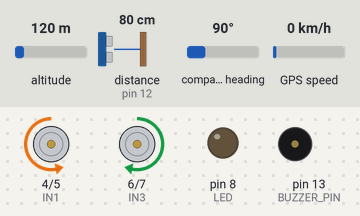
This sketch was run on a simulated Arduino Uno, built with avr-gcc and run on an emulated ATmega328P. Parts: motor-driver pin pairs drawn as motors (green arrow = first pin HIGH = forward, orange = second pin HIGH = backward, longer = more drive, scaled by the enable pin), output pins drawn as LEDs (lit = HIGH), buzzer (waves = sounding). Wiring (inferred from the names in the program): ultrasonic range finder: trigger pin 11; echo pin 12. Inputs (shaded band) come from the test bench; at power-on: distance to the obstacle (sensor on pin 12) 80 cm, altitude 120 m, compass heading 90°, GPS speed 0 km/h. The echo pulse lasts 58.3 µs per cm; the GPS gets a fix after 3 s at 37.7749, -122.4194 with 8 satellites; pins used as bus, display or sensor lines are not drawn; what the sketch prints to the serial monitor is not drawn.

Above: at 1.2 s.
1.3 s: distance to the obstacle (sensor on pin 12) set to 7 cm
2.8 s: distance to the obstacle (sensor on pin 12) set to 4 cm
At 3.8 s:
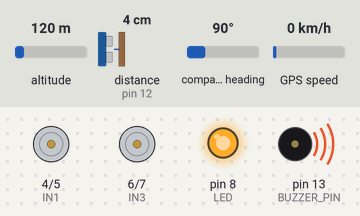
4.3 s: distance to the obstacle (sensor on pin 12) set to 9 cm
At 5.6 s:
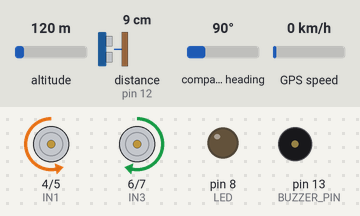
6.0 s: distance to the obstacle (sensor on pin 12) set to 2 cm
At 6.5 s:
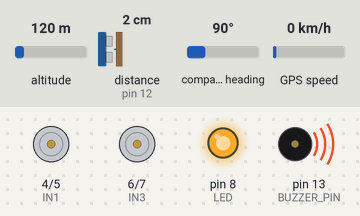
Timing chart, 0 to 8.6 s (numbered marks = the images above; inputs shaded):
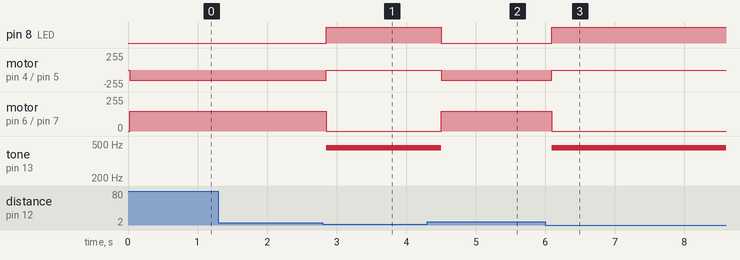

Measured:
- the behaviour switches between 6 and 5 cm on distance to the obstacle (sensor on pin 12) (found by bisection; images 0 and 1)
- after the input at 1.3 s, every drawn part: stays the same
- after the input at 2.8 s, pin 8 (LED): LOW → HIGH after 0.05 s; motor on pin 4 (IN1) / pin 5 (IN2): backward 150/255 → stopped after 0.05 s; motor on pin 6 (IN3) / pin 7 (IN4): forward 150/255 → stopped after 0.05 s; tone on pin 13 (BUZZER_PIN): silent → 450 Hz after 0.05 s
- after the input at 4.3 s, pin 8 (LED): HIGH → LOW after 0.21 s; motor on pin 4 (IN1) / pin 5 (IN2): stopped → backward 150/255 after 0.21 s; motor on pin 6 (IN3) / pin 7 (IN4): stopped → forward 150/255 after 0.21 s; tone on pin 13 (BUZZER_PIN): 450 Hz → silent after 0.21 s
- after the input at 6.0 s, pin 8 (LED): LOW → HIGH after 0.10 s; motor on pin 4 (IN1) / pin 5 (IN2): backward 150/255 → stopped after 0.10 s; motor on pin 6 (IN3) / pin 7 (IN4): forward 150/255 → stopped after 0.10 s; tone on pin 13 (BUZZER_PIN): silent → 450 Hz after 0.10 s

The sketch:

cracktest.ino
```cpp
const int IN1 = 4;
const int IN2 = 5;
const int IN3 = 6;
const int IN4 = 7;
const int ENA = 9;
const int ENB = 10;
const int TRIG_PIN = 11;
const int ECHO_PIN = 12;
const int BUZZER_PIN = 13;
const int LED = 8;

#include <SoftwareSerial.h>
#include <TinyGPS++.h>

SoftwareSerial gpsSerial(2, 3);
TinyGPSPlus gps;

const int MOTOR_SPEED = 150;
const int STOP_DISTANCE = 5;

float distance;
float duration;

void setup() {
  pinMode(IN1, OUTPUT);
  pinMode(IN2, OUTPUT);
  pinMode(IN3, OUTPUT);
  pinMode(IN4, OUTPUT);
  pinMode(ENA, OUTPUT);
  pinMode(ENB, OUTPUT);
  pinMode(TRIG_PIN, OUTPUT);
  pinMode(ECHO_PIN, INPUT);
  pinMode(LED, OUTPUT);
  pinMode(BUZZER_PIN, OUTPUT);

  digitalWrite(LED, LOW);
  digitalWrite(BUZZER_PIN, LOW);

  Serial.begin(9600);
  gpsSerial.begin(9600);

  Serial.println("🚗 Ultrasonic Obstacle Detection Started");
}

void loop() {
  digitalWrite(TRIG_PIN, LOW);
  delayMicroseconds(2);
  digitalWrite(TRIG_PIN, HIGH);
  delayMicroseconds(10);
  digitalWrite(TRIG_PIN, LOW);

  duration = pulseIn(ECHO_PIN, HIGH, 30000);
  distance = (duration * 0.034) / 2;

  Serial.print("Distance = ");
  Serial.print(distance);
  Serial.println(" cm");

  while (gpsSerial.available()) {
    gps.encode(gpsSerial.read());
  }

  if (distance <= STOP_DISTANCE && distance > 0) {
    stopMotors();
    digitalWrite(LED, HIGH);
    tone(BUZZER_PIN, 450);
    Serial.println("⚠ Obstacle detected! Stopped.");

    if (gps.location.isValid()) {
      Serial.print("Latitude: ");
      Serial.println(gps.location.lat(), 6);
      Serial.print("Longitude: ");
      Serial.println(gps.location.lng(), 6);
    } else {
      Serial.println("GPS not available");
    }

    delay(700);
  }
  else {
    moveForward(MOTOR_SPEED);
    noTone(BUZZER_PIN);
    digitalWrite(LED, LOW);
  }

  delay(100);
}

void moveForward(int speed) {
  analogWrite(ENA, speed);
  analogWrite(ENB, speed);
  digitalWrite(IN1, LOW);
  digitalWrite(IN2, HIGH);
  digitalWrite(IN3, HIGH);
  digitalWrite(IN4, LOW);
}

void stopMotors() {
  analogWrite(ENA, 0);
  analogWrite(ENB, 0);
  digitalWrite(IN1, LOW);
  digitalWrite(IN2, LOW);
  digitalWrite(IN3, LOW);
  digitalWrite(IN4, LOW);
}
```
